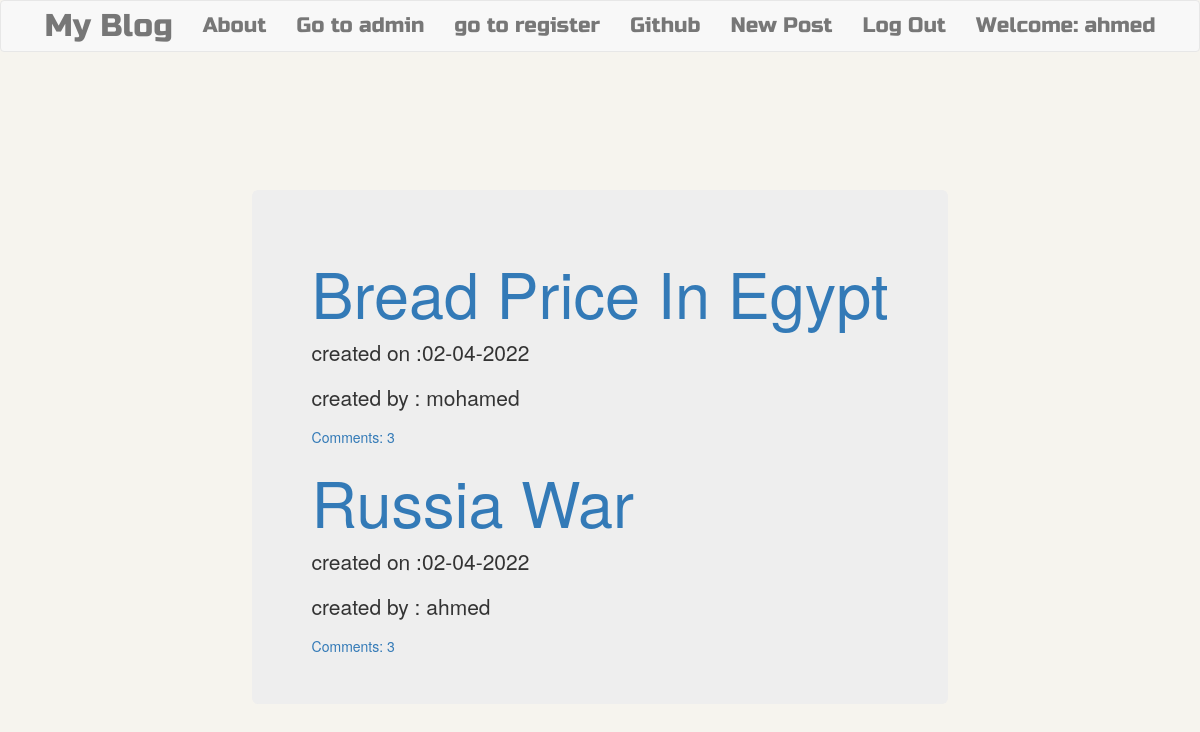
Screenshot of / (signed in) with the database file from the repository.
### blog/models.py (models this page shows, shortened)
class Post (models.Model):
    author=models.ForeignKey('auth.User',on_delete=models.CASCADE)
    title=models.CharField(max_length=200)
    text=models.TextField()
    create_date=models.DateTimeField(default=timezone.now)
    publish_date=models.DateTimeField(blank=True,null=True)
    def approve_comments(self):
        return self.comments.filter(approved_comment=True)

### blog/views.py (the view)
# urls.py: url(r'^$',views.postlistview.as_view(),name='postlist'),
class postlistview(ListView):
    model=Post
    def get_queryset (self):
        return Post.objects.order_by('-create_date')

### blog/templates/blog/post_list.html
{% extends 'blog/base.html' %}
{% block content %}
<div class="jumbotron">
  {% for post in post_list %}
<div class="post">
<h1><a href="{% url 'postdetail' pk=post.pk %}">{{post.title}}</a></h1>
</div>
<div class="date">
  <p>created on :{{post.create_date|date:'d-m-Y'}}</p>
  <p>created by : {{post.author}}</p>
</div>
<a href="{% url 'postdetail' pk=post.pk  %}">Comments: {{post.approve_comments.count}}</a>
  {% endfor %}
</div>
{% endblock %}

### blog/templates/blog/base.html (shortened to what this page needs)
<!DOCTYPE html>
{% load staticfiles %}
<html lang="en" dir="ltr">
  <head>
<link rel="stylesheet" href="https://maxcdn.bootstrapcdn.com/bootstrap/3.3.7/css/bootstrap.min.css"
<script src="//cdn.jsdelivr.net/npm/medium-editor@latest/dist/js/medium-editor.min.js"></script>
<link rel="stylesheet" href="//cdn.jsdelivr.net/npm/medium-editor@latest/dist/css/medium-editor.min.css" type="text/css" media="screen" charset="utf-8">
<link rel="stylesheet" href="{% static 'css/blog.css' %}">
  </head>
  <body>
    <nav class='navbar navbar-default techfont custom-navbar '  >
      <div class="container">
        <ul class= 'nav navbar-nav'>
          <li> <a class='navbar-brand bigbrand' href="{% url 'postlist' %}">My Blog</a> </li>
          <li><a href="{% url 'about' %}">About</a></li>
          <li><a class="navbar-link" href="{% url 'admin:index' %}">Go to admin</a></li>
          <li><a class="navbar-link" href="{% url 'register' %}">go to register</a></li>
          <li><a href="https://www.github.com">Github</a> </li>
        </ul>
        <ul class='nav navbar-nav navbar-right'>
          {% if user.is_authenticated %}
          <li><a href="{% url 'postnew' %}">New Post</a> </li>
          <li><a href="{% url 'logout' %}">Log Out</a> </li>
          <li><a>Welcome: {{user.username}}</a> </li>
          {% else %}
          <li><a class='nav navbar-right' href="{% url 'login' %}">Login</a> </li>
          {% endif %}
        </ul>
      </div>
    </nav>
    <div class="content container">
      {% block content %}
      {% endblock %}
    </div>
  </body>
</html>

### blog/static/css/blog.css (style rules this page uses)
.techfont { font-family:'Russo One' ,sans-serif; font-size: 1.5em; margin-bottom: 10px; }
.bigbrand { font-size:1.5em; }
body, html { height: 100%; background: #F6F4EE; }
.container { display: flex; align-items: center; justify-content: center; height: 100%; }

### rows the page displays
Post: title "Bread Price In Egypt", create_date "02-04-2022", author "mohamed", approve_comments.count "3"
Post: title "Russia War", create_date "02-04-2022", author "ahmed", approve_comments.count "3"

### other values shown
{{ user.username }} "ahmed"
